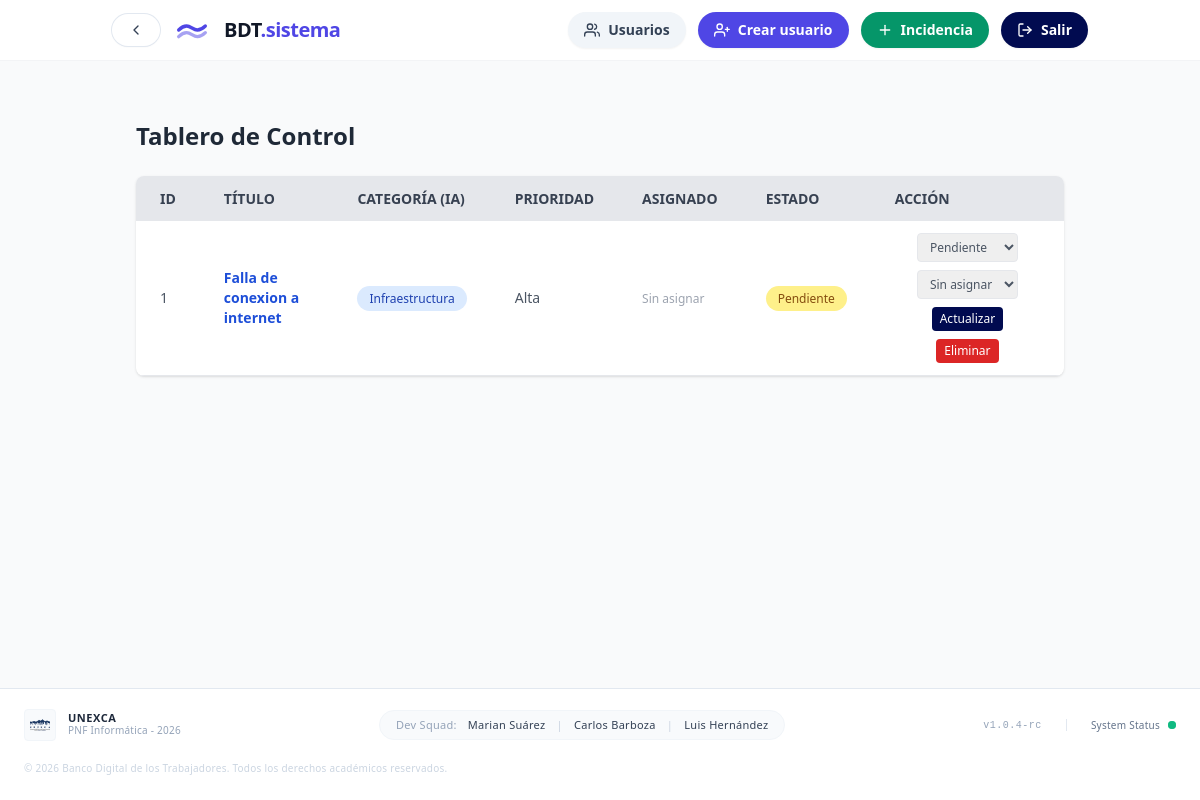
The app's page /index.php?route=dashboard (signed in), older data.
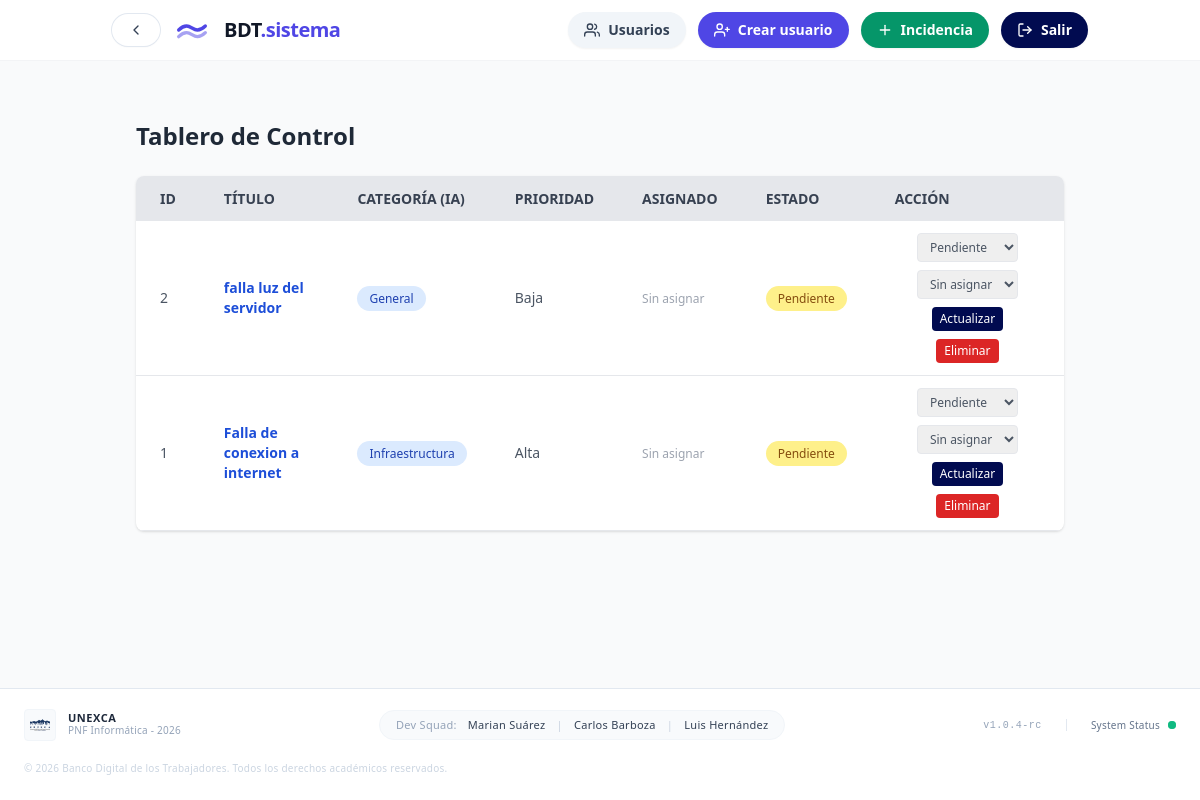
The same page, newer data.
### tables this page shows
CREATE TABLE tickets (
                id INTEGER PRIMARY KEY AUTOINCREMENT,
                user_id INTEGER,
                title TEXT NOT NULL,
                description TEXT NOT NULL,
                category TEXT,
                priority TEXT,
                status TEXT DEFAULT 'Pendiente',
                created_at DATETIME DEFAULT CURRENT_TIMESTAMP
            , assigned_to INTEGER);

### app/Controllers/TicketController.php (called while the page is built, shortened)
<?php
class TicketController {
    public function index() {
        $role = $_SESSION['role'] ?? '';
        if ($role === 'Analista') {
            $tickets = Ticket::getByUserId($_SESSION['user_id']);
        } else {
            $tickets = Ticket::getAll();
        }
        require __DIR__ . '/../Views/dashboard/index.php';
    }
}

### app/Models/Ticket.php (called while the page is built, shortened)
<?php
class Ticket {
    public static function getAll() {
        $pdo = Database::connect();
        $stmt = $pdo->query("SELECT tickets.*, users.username AS assigned_username FROM tickets LEFT JOIN users ON tickets.assigned_to = users.id ORDER BY tickets.created_at DESC");
        return $stmt->fetchAll(PDO::FETCH_ASSOC);
    }
}

### app/Views/dashboard/index.php (the view, shortened to what the changed rows need)
<?php require __DIR__ . '/../layout/header.php'; ?>
<div class="container mx-auto px-4 sm:px-6 lg:px-12 py-6 sm:py-8">
<?php if (empty($tickets)): ?>
    <div class="bg-white rounded-lg shadow max-w-[1440px] p-8 sm:p-10">
        <div class="flex flex-col items-center text-center gap-4">
            <div class="h-16 w-16 rounded-full bg-emerald-100 text-emerald-700 flex items-center justify-center text-2xl">
                ✅
            </div>
            <h3 class="text-xl sm:text-2xl font-semibold text-gray-800">¡Bienvenido!</h3>
            <p class="text-gray-600 max-w-xl">
                Aún no has reportado incidencias. Crea tu primer ticket para comenzar el seguimiento.
            </p>
            <a href="?route=create_ticket" class="inline-flex items-center gap-2 rounded-full bg-emerald-600 px-5 py-2 text-sm font-semibold text-white shadow-sm transition hover:bg-emerald-700 focus:outline-none focus:ring-2 focus:ring-emerald-600/40">
                Crear incidencia
            </a>
        </div>
    </div>
<?php else: ?>
<div class="flex items-center justify-between mt-6 sm:mt-10 mb-6">
    <h2 class="text-xl sm:text-2xl font-bold text-gray-800">Tablero de Control</h2>
</div>
<div class="overflow-x-auto bg-white rounded-lg shadow max-w-[1440px]">
    <table class="w-full min-w-[900px] text-left border-collapse text-xs sm:text-sm max-w-[1440px]">
        <thead>
            <tr class="bg-gray-200 text-gray-700 uppercase text-sm leading-normal">
                <th class="py-3 px-6">ID</th>
                <th class="py-3 px-6">Título</th>
                <th class="py-3 px-6">Categoría (IA)</th>
                <th class="py-3 px-6">Prioridad</th>
                <th class="py-3 px-6">Asignado</th>
                <th class="py-3 px-6">Estado</th>
                <th class="py-3 px-6">Acción</th>
            </tr>
        </thead>
        <tbody class="text-gray-600 text-sm font-light">
            <?php foreach ($tickets as $ticket): ?>
            <tr class="border-b border-gray-200 hover:bg-gray-100">
                <td class="py-3 px-6"><?= $ticket['id'] ?></td>
                <td class="py-3 px-6 font-bold">
                    <a class="text-blue-700 hover:underline" href="?route=ticket_detail&id=<?= $ticket['id'] ?>">
                        <?= htmlspecialchars($ticket['title']) ?>
                    </a>
                </td>
                <td class="py-3 px-6"><span class="bg-blue-100 text-blue-800 py-1 px-3 rounded-full text-xs"><?= $ticket['category'] ?></span></td>
                <td class="py-3 px-6"><?= $ticket['priority'] ?></td>
                <td class="py-3 px-6">
                    <?php if (!empty($ticket['assigned_username'])): ?>
                        <span class="bg-slate-100 text-slate-700 py-1 px-3 rounded-full text-xs">
                            <?= htmlspecialchars($ticket['assigned_username']) ?>
                            <?php if (isset($_SESSION['user_id']) && isset($ticket['assigned_to']) && intval($ticket['assigned_to']) === intval($_SESSION['user_id'])): ?>
                                (Tú)
                            <?php endif; ?>
                        </span>
                    <?php else: ?>
                        <span class="text-xs text-gray-400">Sin asignar</span>
                    <?php endif; ?>
                </td>
                <td class="py-3 px-6">
                    <?php
                        $statusClass = 'bg-yellow-200 text-yellow-800';
                    ?>
                    <span class="<?= $statusClass ?> py-1 px-3 rounded-full text-xs">
                        <?= $ticket['status'] ?>
                    </span>
                </td>
                <td class="py-3 px-6">
                    <?php if(isset($_SESSION['role']) && ($_SESSION['role'] === 'Gerente' || $_SESSION['role'] === 'Soporte')): ?>
                        <div class="flex flex-col md:flex-row items-center justify-center gap-2 flex-wrap w-full">
                            <form method="POST" action="?route=dashboard" class="flex items-center justify-center gap-2 flex-wrap w-full md:w-auto">
                            <select name="status" class="border rounded px-2 py-1 text-xs w-full sm:w-auto">
                                <option value="Pendiente" <?= $ticket['status'] === 'Pendiente' ? 'selected' : '' ?>>Pendiente</option>
                            </select>
                            <?php if(isset($_SESSION['role']) && $_SESSION['role'] === 'Gerente'): ?>
                                <select name="assigned_to" class="border rounded px-2 py-1 text-xs w-full sm:w-auto">
                                    <option value="">Sin asignar</option>
                                </select>
                            <?php endif; ?>
                                <button type="submit" class="text-xs bg-[#010b50] text-white px-2 py-1 rounded w-full sm:w-auto">Actualizar</button>
                            </form>
                            <?php if(isset($_SESSION['role']) && $_SESSION['role'] === 'Gerente'): ?>
                                <form method="POST" action="?route=delete_ticket" class="inline-flex justify-center w-full md:w-auto" onsubmit="return confirm('¿Eliminar este ticket?');">
                                    <button type="submit" class="text-xs bg-red-600 text-white px-2 py-1 rounded w-full sm:w-auto">Eliminar</button>
                                </form>
                            <?php endif; ?>
                        </div>
                    <?php else: ?>
                        <span class="text-xs text-gray-400">Solo admin/soporte</span>
                    <?php endif; ?>
                </td>
            </tr>
            <?php endforeach; ?>
        </tbody>
    </table>
</div>
<?php endif; ?>
</div>
<?php require __DIR__ . '/../layout/footer.php'; ?>

Row changes from the older to the newer data that the page shows:
added tickets: id "2", title "falla luz del servidor", category "General", priority "Baja", status "Pendiente"
